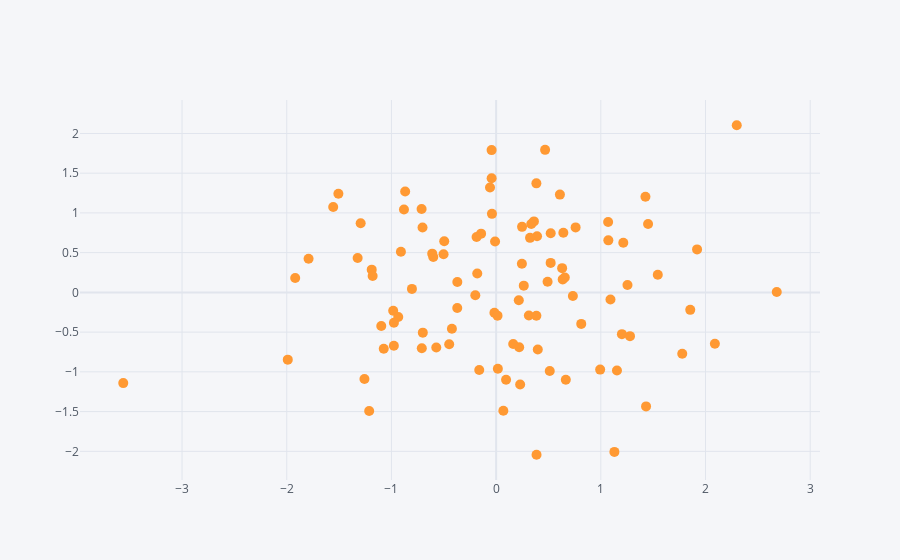

The notebook cell saved with this chart:
### Code cell
data.iplot(kind='scatter',x='A',y='B',mode='markers',size=10)
